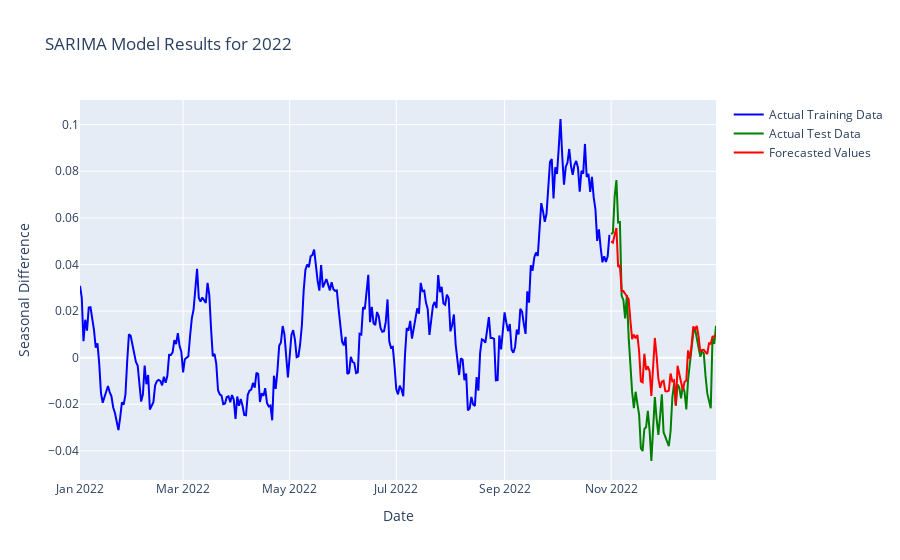

The cell this chart's notebook holds for it:
### Code cell
import plotly.graph_objects as go

# Create a Plotly figure
fig = go.Figure()

# Add traces for the training data, test data, and forecasted values
fig.add_trace(go.Scatter(x=train_2022.index, y=train_2022, mode='lines', name='Actual Training Data', line=dict(color='blue')))
fig.add_trace(go.Scatter(x=test_2022.index, y=test_2022, mode='lines', name='Actual Test Data', line=dict(color='green')))
fig.add_trace(go.Scatter(x=forecast_mean.index, y=forecast_mean, mode='lines', name='Forecasted Values', line=dict(color='red')))

# Update layout with titles and labels
fig.update_layout(
    yaxis_title='Seasonal Difference',
    xaxis_title='Date',
    title='SARIMA Model Results for 2022',
    hovermode='x'
)

# Show the plot
fig.show()
